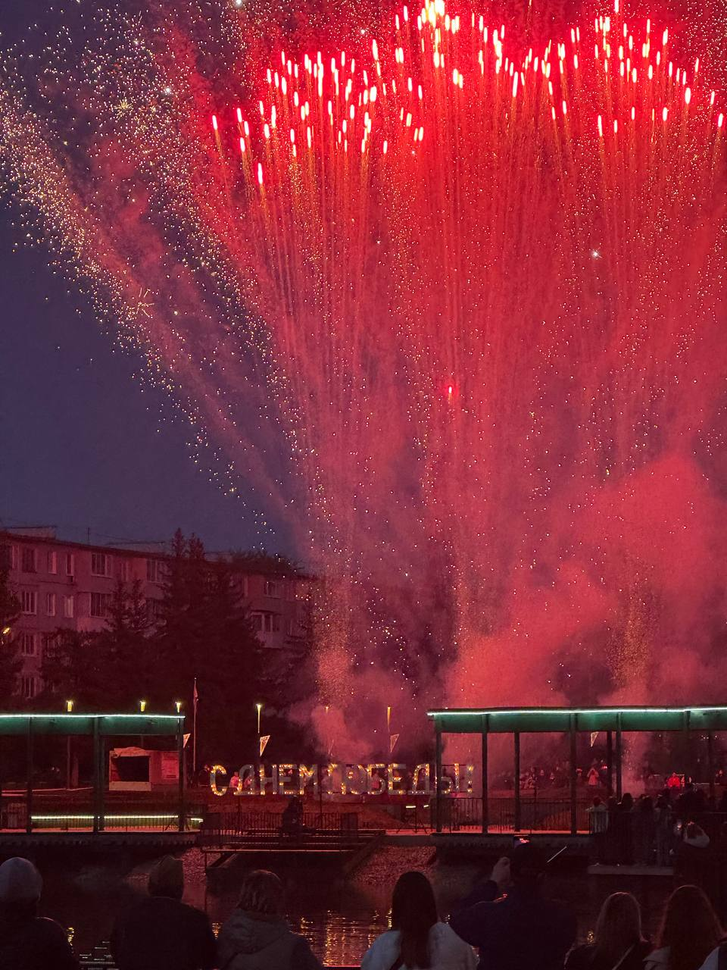
#> input picture photo_2025-05-25_18-07-14.png, 727 x 970 px, shrunk from 960 x 1280 before the run
$ python -i ber_ncc.py   (imports and definitions only)
#> lines starting #> are read from the running program, lines starting #| are printed output that depends on the picture
### embed_extract.py
from PIL import Image
import matplotlib.pyplot as plt
import numpy as np
from skimage.metrics import structural_similarity as ssim
# [24 lines left out: functions message_to_bits, bits_to_message, not called in this run]

def most_frequent_pixel(channel_array):
    unique_pixels, counts = np.unique(channel_array, return_counts=True)
    most_frequent_index = np.argmax(counts)
    most_frequent_pix = unique_pixels[most_frequent_index]
    return most_frequent_pix

def rarest_pixel(pixels):
    unique_pixels, counts = np.unique(pixels, return_counts=True)
    rarest_index = np.argmin(counts)
    rarest_pix = unique_pixels[rarest_index]
    return rarest_pix


# [242 lines left out: functions histo_shifting, num_of_P, embed_to_channel, histo, embedding_capacity, calculate_psnr and 7 more, not called in this run]

### ber_ncc.py
import numpy as np
from PIL import Image
from embed_extract import most_frequent_pixel, rarest_pixel


def calculate_ber_ncc_hs_rgb():

    original_img = input("Введите путь к стегоизображению без постобработки: ")
#> the answer given: photo_2025-05-25_18-07-14.png
    distorted_img = input("Введите путь к стегоизображению с постобработкой: ")
#> the answer given: photo_2025-05-25_18-07-14.png
    original_img= Image.open(original_img).convert('RGB')
#> original_img is the input picture: PIL image 727x970 RGB; mean R, G, B 126.1, 41.2, 55.3
    original_image = np.array(original_img)
    distorted_img= Image.open(distorted_img).convert('RGB')
    distorted_image = np.array(distorted_img)
    r, g, b = original_img.split()
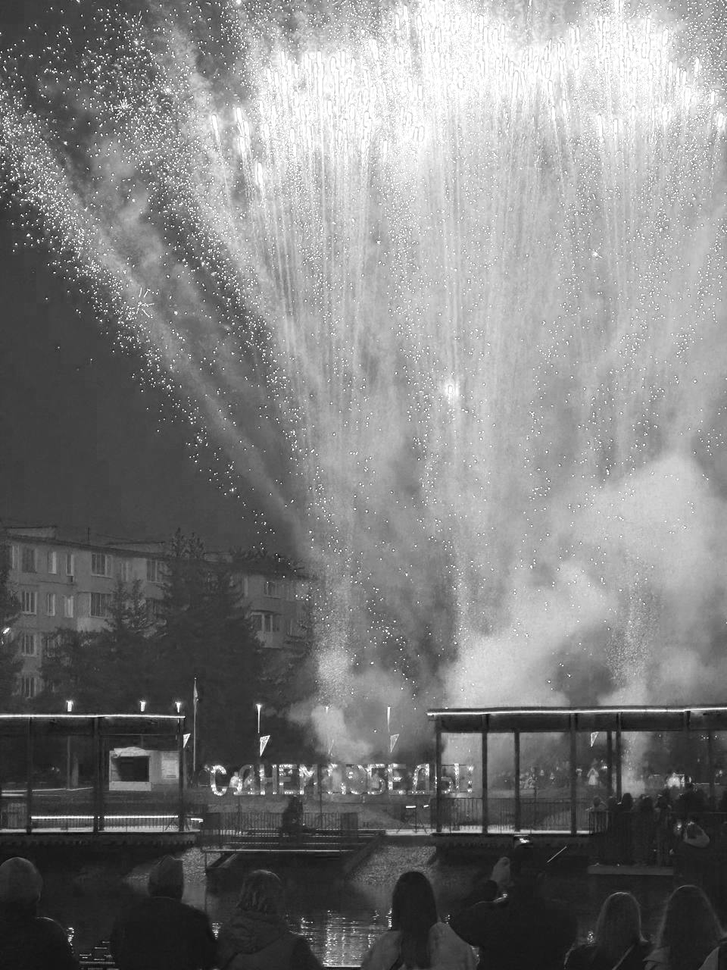
#> r: PIL image 727x970 L; min 5, max 255, mean 126.1
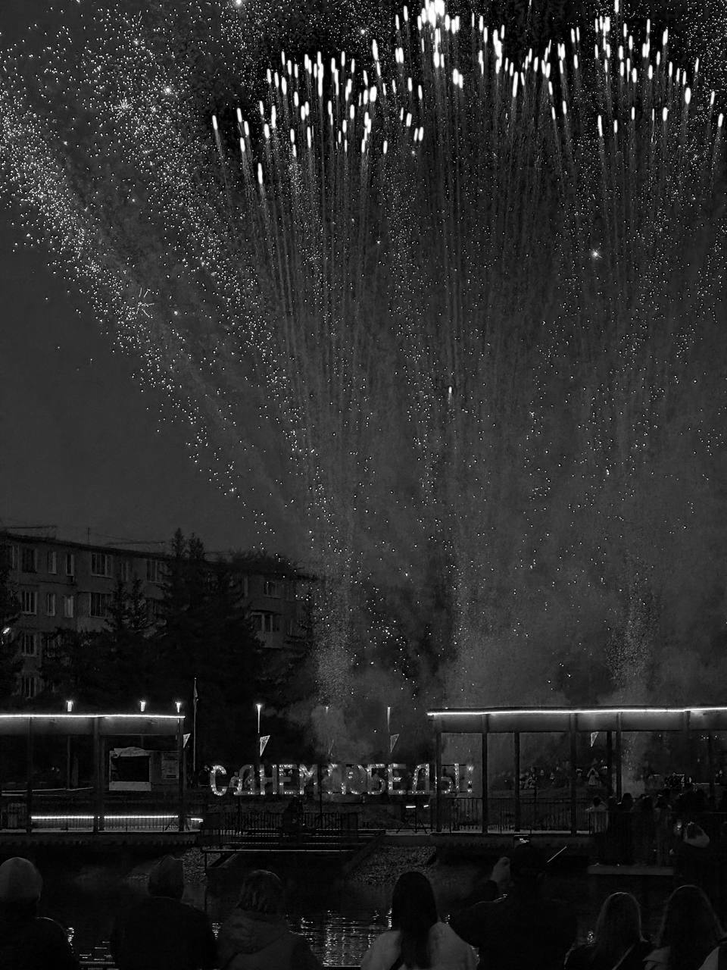
#> g: PIL image 727x970 L; min 0, max 255, mean 41.2
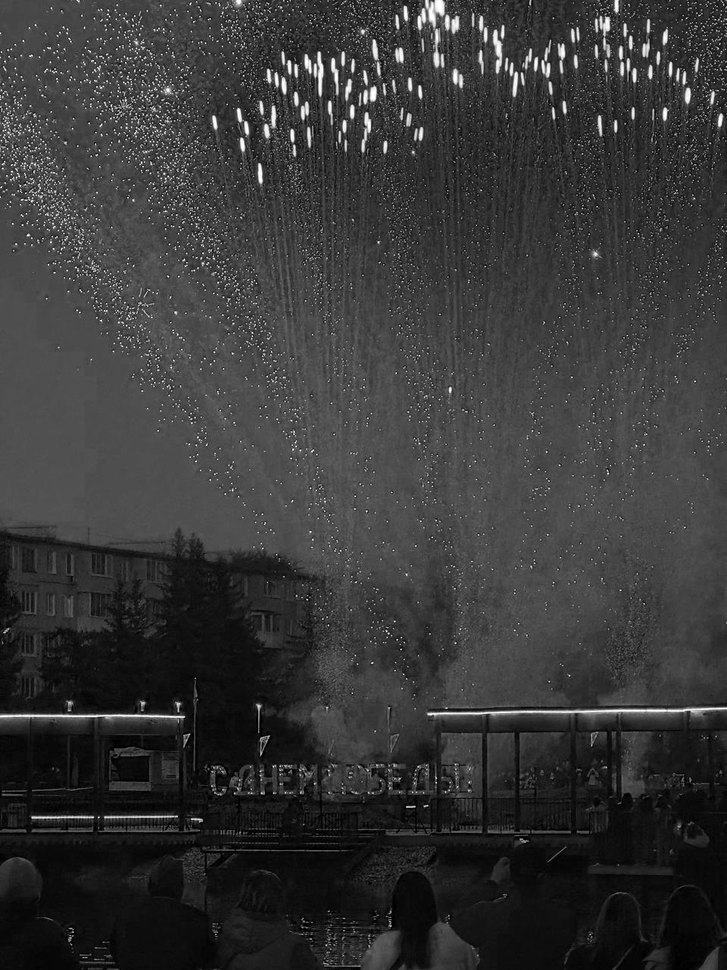
#> b: PIL image 727x970 L; min 0, max 255, mean 55.3
    R_channel = np.array(r)
    G_channel = np.array(g)
    B_channel = np.array(b)
    P_values = {0:most_frequent_pixel(R_channel), 1: most_frequent_pixel(G_channel), 2:most_frequent_pixel(B_channel)}
#> in most_frequent_pixel, `unique_pixels, counts = np.unique(channel_array, return_counts=True)`: unique_pixels = 247 values from 5 to 255; counts = 247 values, max 7781 at index 55, min 1 at index 0, mean 2855
#> in most_frequent_pixel, `most_frequent_index = np.argmax(counts)`: most_frequent_index = 55
#> in most_frequent_pixel, `most_frequent_pix = unique_pixels[most_frequent_index]`: most_frequent_pix = 64
#> P_values = {0: 64, 1: 50, 2: 78}
    Z_values = {0:rarest_pixel(R_channel), 1: rarest_pixel(G_channel), 2:rarest_pixel(B_channel)}
#> in rarest_pixel, `unique_pixels, counts = np.unique(pixels, return_counts=True)`: unique_pixels = 247 values from 5 to 255
#> in rarest_pixel, `rarest_index = np.argmin(counts)`: rarest_index = 0
#> in rarest_pixel, `rarest_pix = unique_pixels[rarest_index]`: rarest_pix = 5
#> Z_values = {0: 5, 1: 213, 2: 252}
    rows, cols, _ = original_image.shape
#> rows = 970; cols = 727
    total_bits = 0
    bit_errors = 0

    for channel in range(3):
        p = int(P_values[channel])
        z = int(Z_values[channel])
        shift_direction = 1 if p < z else -1

        for i in range(rows):
            for j in range(cols):
                orig_pixel = int(original_image[i, j, channel])
                attacked_pixel = int(distorted_image[i, j, channel])

                if orig_pixel == p:

                    total_bits += 1

                    if orig_pixel == attacked_pixel:
                        continue
                    else:
                        bit_errors += 1
                elif orig_pixel == p + shift_direction:
                    total_bits += 1
                    if orig_pixel == attacked_pixel:
                        continue
                    else:
                        bit_errors += 1
#> this loop made 3 passes
#> (p, z, shift_direction) on passes 1 to 3: (64, 5, -1), (50, 213, 1), (78, 252, 1)
#> after the loop, bit_errors = 0; total_bits = 90610

    if total_bits == 0:
        return 0.0
    print("BER: ",  bit_errors / total_bits)
#| BER:  0.0

    original = np.array(original_img, dtype=np.float64)
    distorted = np.array(distorted_img, dtype=np.float64)

    numerator = np.sum(original * distorted)
#> numerator = 1.91e+10
    denominator = np.sqrt(np.sum(original ** 2) * np.sum(distorted ** 2))
#> denominator = 1.91e+10

    print("NCC: ", numerator / denominator if denominator != 0 else 0.0)
#| NCC:  1.0

>>> result = calculate_ber_ncc_hs_rgb()
